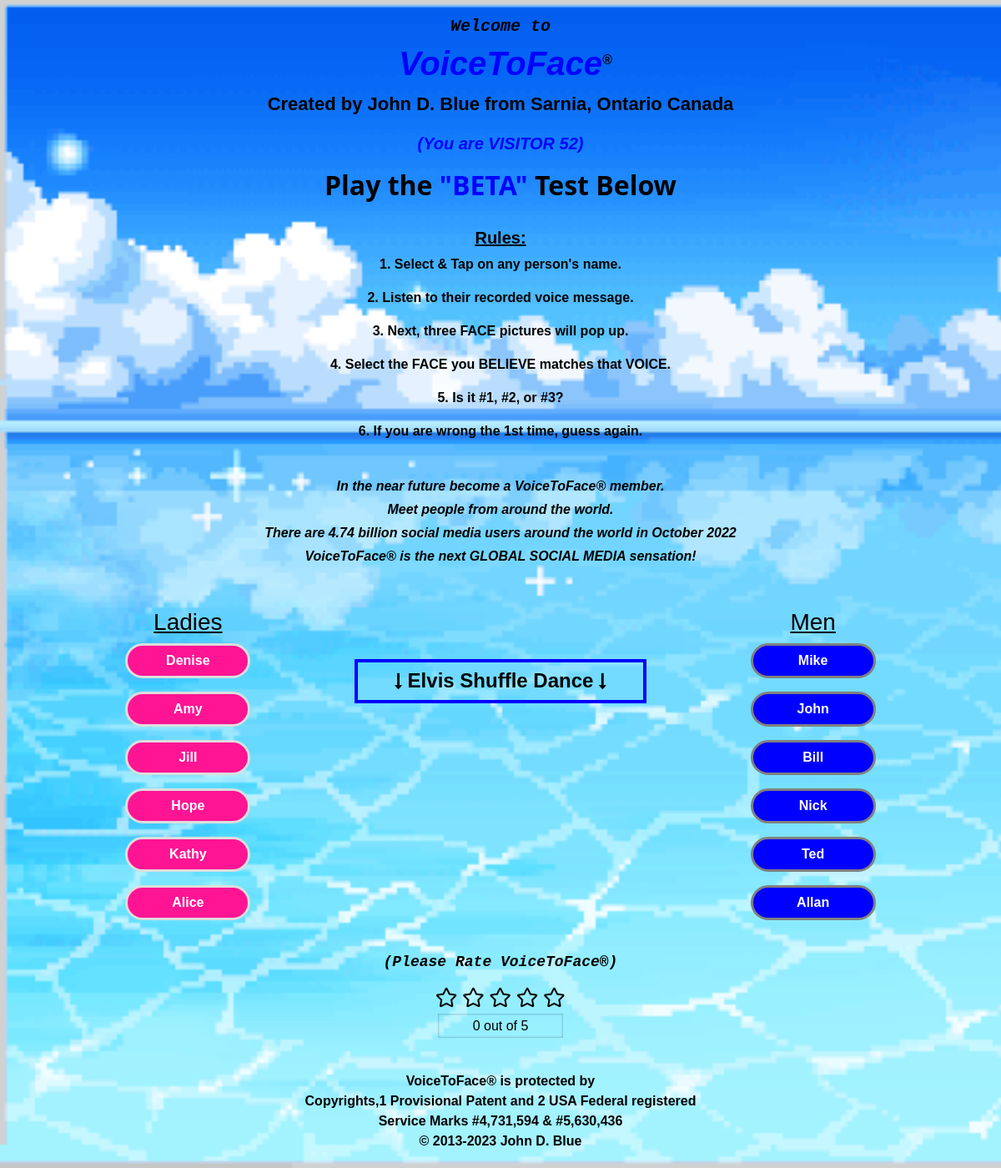
/voicetoface/index.php, run on the app's committed database.
### tables this page shows
CREATE TABLE `visitors_info` (
  `visitors_id` int(225) NOT NULL,
  `visitors` int(255) NOT NULL
);

CREATE TABLE `btn_info` (
  `btn_id` int(255) NOT NULL,
  `btn_name` text NOT NULL,
  `btn_voice` varchar(255) NOT NULL,
  `btn_img` varchar(255) NOT NULL,
  `btn_gender` text NOT NULL
);

### voicetoface/class/function.php (called while the page is built, shortened)
<?php
class voiceToFaceInfo
{
    private $conn1;
    public function __CONSTRUCT()
    {
        $bdhost      = "localhost";
        $dbuser      = "root";
        $dbpassword  = "";
        $dbname      = "voicetoface";
        $this->conn1 = mysqli_connect( $bdhost, $dbuser, $dbpassword, $dbname );
    }
    public function displayVisitors()
    {
        $visitors_display_query = "SELECT * FROM visitors_info";
        $visitors               = mysqli_query( $this->conn1, $visitors_display_query );
        $visitor                = mysqli_fetch_assoc( $visitors );
        $count                  = $visitor['visitors'];
        if ( isset( $count ) ) {
            return $count;
        } else {
            return "None";
        }
    }
    public function displayMalebtn()
    {
        $display_btn_query = "SELECT * FROM btn_info WHERE btn_gender='Men' order by rand()";
        $display_btn_info  = mysqli_query( $this->conn1, $display_btn_query );
        if ( isset( $display_btn_info ) ) {
            return $display_btn_info;
        }
    }
    public function displayFemalebtn()
    {
        $display_btn_query = "SELECT * FROM btn_info WHERE btn_gender='Ladies' order by rand()";
        $display_btn_info  = mysqli_query( $this->conn1, $display_btn_query );
        if ( isset( $display_btn_info ) ) {
            return $display_btn_info;
        }
    }
}

### voicetoface/index.php (the view, shortened to what this page needs)
<?php include_once "includes/head.php"?>
<?php
    if ( !isset( $_SESSION['visitors'] ) ) {
        $obj1->updateVisitors();
    }
    $visitors_count = $obj1->displayVisitors();
    $malebtn        = $obj1->displayMalebtn();
    $femalebtn      = $obj1->displayFemalebtn();
?>
<body>
    <div>
        <center class="container">
            <div class="row">
                <div class="header">
                    <h5 class="welcome">Welcome to</h5>
                    <h1 class="title">VoiceToFace<b>&reg;</b></h1>
                    <p class="titleDescription">Created by John D. Blue from Sarnia, Ontario Canada</p>
                    <p class="visitorCount">(You are <span>VISITOR</span> <?php echo $visitors_count; ?>)</p>
                    <h2 class="gameTitle">Play the <span>"BETA"</span> Test Below</h2>
                </div>
            </div>
            <br>
            <div class="row">
                <center class="rule">
                    <h5 style="font-weight:bolder;"><u>Rules:</u></h5>
                    <div>
                        <p>1. Select & Tap on any person's name.</p>
                        <p>2. Listen to their recorded voice message.</p>
                        <p>3. Next, three FACE pictures will pop up.</p>
                        <p>4. Select the FACE you BELIEVE matches that VOICE.</p>
                        <P>5. Is it #1, #2, or #3?</P>
                        <P>6. If you are wrong the 1st time, guess again.</P>
                        <br>
                    </div>
                    <div class="description">
                        <p class="description" style="font-weight:bold">In the near future become a VoiceToFace&reg;
                            member. </p>
                        <p style="font-weight:bold">Meet people from around the world.</p>
                        <p style="font-weight:bold">There are 4.74 billion social media users around the world in
                            October
                            2022</p>
                        <p style="font-weight:bold">VoiceToFace&reg; is the next GLOBAL SOCIAL MEDIA sensation!</p>
                    </div>
                </center>
            </div>
            <br><br>
            <div class="row">
                <div class="col-md-4">
                    <center>
                        <h3>
                            <u>Ladies</u>
                        </h3>
                        <div class="female">
                            <?php while ( $info = mysqli_fetch_assoc( $femalebtn ) ) {?>
                            <p><a href="gamePage?status=show&&id=<?php echo $info['btn_id']; ?>"><button
                                        class="btn rounded-pill"><?php echo $info['btn_name']; ?></button>
                                </a></p>
                            <?php }?>
                        </div>
                    </center>
                </div>
                <div class="col-md-4  align-self-center  mt-4" id="video2">
                    <center>
                        <h4 class="p-2" style="border:4px solid blue;font-weight:600;"><i
                                class="fa fa-long-arrow-down"></i> Elvis
                            Shuffle
                            Dance
                            <i class="fa fa-long-arrow-down"></i>
                        </h4>
                        <br>
                        <div class="video">
                            <embed style="height:auto;
                            width:100%;min-height:200px;" src="https://www.youtube.com/embed/6H6TNo6SHC0">
                        </div>
                    </center>
                </div>
                <div class="col-md-4 ">
                    <center>
                        <h3><u>Men</u></h3>
                        <div class="male">
                            <?php while ( $info = mysqli_fetch_assoc( $malebtn ) ) {?>
                            <p> <a href="gamePage?status=show&&id=<?php echo $info['btn_id']; ?>"><button
                                        class="btn rounded-pill"><?php echo $info['btn_name']; ?></button>
                                </a></p>
                            <?php }?>
                        </div>
                    </center>
                </div>
            </div>
            <br>
            <h6 class="ratting-title">(Please Rate VoiceToFace&reg;)</h6>
            <div class="center">
                <fieldset class="rating">
                    <fieldset class="rating">
                        <input type="radio" id="star5" name="rating" value="5" /><label for="star5" class="full"
                            title="Awesome"></label>
                        <input type="radio" id="star4" name="rating" value="4" /><label for="star4"
                            class="full"></label>
                        <input type="radio" id="star3" name="rating" value="3" /><label for="star3"
                            class="full"></label>
                        <input type="radio" id="star2" name="rating" value="2" /><label for="star2"
                            class="full"></label>
                        <input type="radio" id="star1" name="rating" value="1" /><label for="star1"
                            class="full"></label>
                    </fieldset>
            </div>
            <h4 id="rating-value">0 out of 5</h4>
        </center>
        <?php include_once './includes/footer.php';?>
        </html>

### voicetoface/includes/head.php (shortened to what this page needs)
<?php
    include "./class/function.php";
    $obj1 = new voiceToFaceInfo();
?>
<!DOCTYPE html>
<html lang="en">
<head>
    <link href="https://cdn.jsdelivr.net/npm/bootstrap@5.0.2/dist/css/bootstrap.min.css" rel="stylesheet"
>
    <link rel="stylesheet" href="https://cdnjs.cloudflare.com/ajax/libs/font-awesome/4.7.0/css/font-awesome.min.css">
    <link rel="stylesheet" href="./assets/css/style.css">
    <link rel="stylesheet" href="./assets/css/imgpopup.css">
    <link rel="stylesheet" href="./assets/css/ratting.css">
    <link rel="stylesheet" href="./assets/css/banner-responsive.css">
    <link rel="stylesheet" href="./assets/css/video-responsive.css">
</head>

### voicetoface/includes/footer.php (shortened to what this page needs)
<div class="footer">
    <center>
        <b> VoiceToFace&reg; is protected by <br>
            Copyrights,1 Provisional Patent and 2
            USA Federal registered<br>
            Service Marks #4,731,594 & #5,630,436 <br>
            &copy; 2013-2023 John D. Blue</b>
    </center>
</div>
</div>
</body>

### voicetoface/assets/css/style.css (style rules this page uses)
* { box-sizing: border-box; color: black; }
body { background-image: url('../img/background.gif'); background-repeat: no-repeat; background-attachment: fixed; background-size: cover; margin: 0px; padding: 0px; width: 100%; }
a { text-decoration: none; }
.container { background-color: none; border: none; color: black; margin: 0 auto; padding: 20px; font-family: 'arial'; }
.header .welcome { font-style: italic; font-weight: bold; font-family: 'Courier New', Courier, monospace; color: black; }
.header .title { color: blue; font-weight: 800; font-style: italic; position: relative; font-family: Arial, Helvetica, sans-serif; }
.header .gameTitle { color: black; font-weight: 600; font-family: 'Segoe UI', Tahoma, Geneva, Verdana, sans-serif; }
.header .gameTitle>span { color: blue; }
.header .titleDescription { font-weight: bold; font-family: 'Franklin Gothic Medium', 'Arial Narrow', Arial, sans-serif; font-size: 22px; }
.header .title>b { font-size: 16px; color: black; font-weight: 900; position: absolute; margin-top: 10px; }
.header .visitorCount { color: blue; font-weight: 900; font-style: italic; font-family: Arial, Helvetica, sans-serif; font-size: 20px; }
.header .visitorCount>span { color: blue; }
.rule p { font-weight: bold; font-family: Arial, Helvetica, sans-serif; font-size: 16px; color: black; }
.description>p { padding: 2px; margin: 0px; font-style: italic; }
.footer { max-width: 100%; margin: 0 auto; width: 100%; padding: 20px; font-family: Arial, Helvetica, sans-serif }
.footer>center { color: black; }

### voicetoface/assets/css/ratting.css (style rules this page uses)
.center { width: 162px; margin: auto; }
.ratting-title { font-style: italic; font-size: 18px; font-family: 'Courier New', Courier, monospace; font-weight: 600; }
#rating-value { width: 150px; margin: 50px auto 0; padding: 5px 5px; text-align: center; box-shadow: inset 0 0 2px 1px rgba(0, 0, 0, 0.2); font-size: 16px; font-weight: 400; }
.rating { border: none; float: left; }
.rating>label:before { content: '\f005'; font-family: FontAwesome; margin: 5px; font-size: 1.5rem; display: inline-block; cursor: pointer; }
.rating>label { color: #000; float: right; cursor: pointer; -webkit-text-fill-color: transparent; -webkit-text-stroke-width: 2px; }

### voicetoface/assets/css/video-responsive.css (style rules this page uses)
@media screen and (min-width: 766px) { #video2 { display: block; } }

### voicetoface/includes/head.php (style rules this page uses)
.male>p a button { background-color: blue; border: 3px gray solid; }
.female>p a button { background-color: deeppink; border: 3px #ddd solid; }
.btn { color: white; width: 150px; font-weight: bold; }
.fa { font-size: 20px; }

### data on the page
visitors_info: visitors "52"
btn_info: btn_name "Denise"
btn_info: btn_name "Amy"
btn_info: btn_name "Jill"
btn_info: btn_name "Hope"
btn_info: btn_name "Kathy"
btn_info: btn_name "Alice"
btn_info: btn_name "Mike"
btn_info: btn_name "John"
btn_info: btn_name "Bill"
btn_info: btn_name "Nick"
btn_info: btn_name "Ted"
btn_info: btn_name "Allan"
